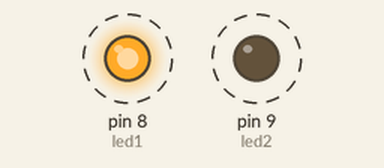
A sketch run on a simulated Arduino Uno, built with avr-gcc and run on an emulated ATmega328P. On the bench: output pins drawn as LEDs (lit = HIGH). Dashed ring = blinking.

Above: at 0.2 s.
Timing chart, 0 to 3.0 s (numbered marks = the images above):
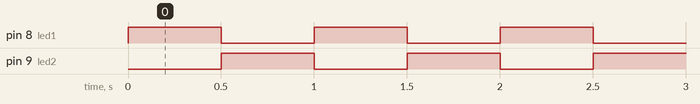

Measured:
- by itself, pin 8 (led1), pin 9 (led2): alternates HIGH for 0.50 s and LOW for 0.50 s

The sketch:

code.ino
```cpp
int led1 =8;
int led2 =9;

void setup() {
pinMode(led1, OUTPUT);
pinMode(led2, OUTPUT);
}

void loop() {
digitalWrite(led1, HIGH);// LED 1 ON
digitalWrite(led2, LOW);// LED 2 OFF
delay(500);

digitalWrite(led1, LOW);// LED 1 OFF
digitalWrite(led2, HIGH);// LED 2 ON
delay(500);
}
```
